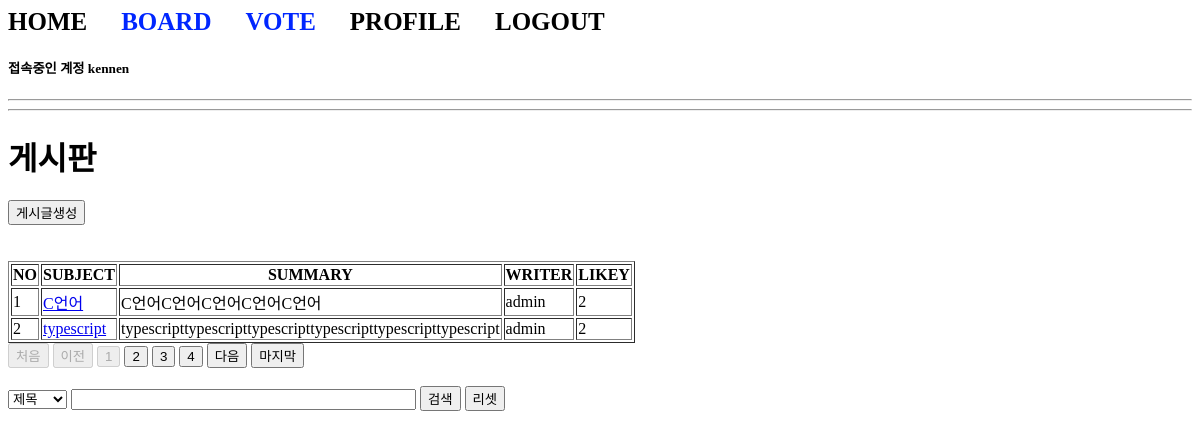
The page /board/index/ (signed in) on the database its author committed.
### acc/models.py (models this page shows, shortened)
class User(AbstractUser):
    pic = models.ImageField(upload_to="user/%y")
    comment = models.TextField()
    point = models.IntegerField(default=0)

### board/models.py (models this page shows, shortened)
class Board(models.Model):
    subject = models.CharField(max_length=100)
    writer = models.ForeignKey(User, on_delete=models.CASCADE, related_name="writer")
    content = models.TextField()
    pubdate = models.DateTimeField()
    likey = models.ManyToManyField(User, blank=True, related_name="likey")

### board/views.py (the view)
# urls.py: path('index/', views.index, name="index"),
def index(request):
    pg = request.GET.get("page",1)
    cate = request.GET.get("cate","")
    kw = request.GET.get("kw","")
    if kw:
        if cate == "sub":
            b = Board.objects.filter(subject__startswith=kw)
        elif cate == "wri":
            try:
                from acc.models import User
                u = User.objects.get(username=kw)
                b = Board.objects.filter(writer=u)
            except:
                b = Board.objects.none()
        elif cate == "con":
            b = Board.objects.filter(content__contains=kw)
    else:
        b = Board.objects.all()
    pag = Paginator(b,2)
    obj = pag.get_page(pg)
    context = {
        "bset" : obj,
        "cate" : cate,
        "kw" : kw
    }
    return render(request, "board/index.html", context)

### templates/board/index.html (shortened to what this page needs)
{% extends 'base.html' %}
{% block con %}
    {% load mathfilters %}
    <h1>게시판</h1>
    <div>
        <a href="{% url 'board:create' %}"><button>게시글생성</button></a>
    </div>
    <table border="1">
        <tr>
            <th>NO</th>
            <th>SUBJECT</th>
            <th>SUMMARY</th>
            <th>WRITER</th>
            <th>LIKEY</th>
        </tr>
        {% for i in bset %}
            <tr>
                <td>{{ bset.start_index|add:forloop.counter0 }}</td>
                <td><a href="{% url 'board:detail' i.id %}">{{ i.subject }}</td></a>
                <td>{{ i.content|truncatewords:5 }}</td>
                <td>{{ i.writer }}</td>
                <td>{{ i.likey.count }}</td>
            </tr>
        {% endfor %}
    </table>
    {% if bset.has_previous %}
        <a href="{% url 'board:index' %}?page=1&kw={{kw}}&cate={{cate}}"><button>처음</button></a>
        <a href="{% url 'board:index' %}?page={{ bset.previous_page_number}}&kw={{kw}}&cate={{cate}}"><button>이전</button></a>
    {% else %}
        <button disabled>처음</button></a>
        <button disabled>이전</button></a>
    {% endif %}
    {% for i in bset.paginator.page_range %}
        {% if i >= bset.number|sub:5 and bset.number|add:4 >= i %}
            <a href="{% url 'board:index' %}?page={{i}}&kw={{kw}}&cate={{cate}}"><button {% if i == bset.number %} disabled {% endif %}>{{ i }}</button></a>
        {% endif %}
    {% endfor %}
    {% if bset.has_next %}
        <a href="{% url 'board:index' %}?page={{ bset.next_page_number}}&kw={{kw}}&cate={{cate}}"><button>다음</button></a>
        <a href="{% url 'board:index' %}?page={{ bset.paginator.num_pages}}&kw={{kw}}&cate={{cate}}"><button>마지막</button></a>
    {% else %}
        <button disabled>다음</button></a>
        <button disabled>마지막</button></a>
    {% endif %}
    <form>
        <select name="cate">
            <option value="sub" {% if cate == "sub" %} selected {% endif %}>제목</option>
        </select>
        <input type="text" name="kw" value="{{kw}}" size="40">
        <button>검색</button>
        <a href="{% url 'board:index' %}"><button type="button">리셋</button></a>
    </form>
{% endblock %}

### templates/base.html (shortened to what this page needs)
{% if user.is_authenticated %}
    <a href="{% url 'acc:index' %}" class="menu">HOME</a>
    <a href="{% url 'board:index' %}" class="app">BOARD</a>
    <a href="{% url 'vote:index' %}" class="app">VOTE</a>
    <a href="{% url 'acc:profile' %}" class="menu">PROFILE</a>
    <a href="{% url 'acc:logout' %}" class="menu">LOGOUT</a>
{% else %}
    <a href="{% url 'acc:index' %}" class="menu">HOME</a>
    <a href="{% url 'acc:login' %}" class="menu">LOGIN</a>
    <a href="{% url 'acc:signup' %}" class="menu">SIGNUP</a>
{% endif %}
<h5>접속중인 계정 <b>{{ user }}</b></h5>
<hr>
<hr>
{% if user.is_authenticated %}
    {% block con %}{% endblock %}
{% else %}
    {% block noauth %}
        <h1>로그인이 필요한 페이지 입니다.</h1>
        <a href="{% url 'acc:login' %}"> <button>LOGIN</button></a>
        <a href="{% url 'acc:signup' %}"> <button>SIGNUP</button></a>
    {% endblock %}
{% endif %}

### templates/base.html (style rules this page uses)
.menu { text-decoration: none; font-size: 25px; color : black; font-weight: bold; margin-right: 30px; }
.app { text-decoration: none; font-size: 25px; color : rgb(0, 38, 255); font-weight: bold; margin-right: 30px; }

### rows shown on the page
User: username "kennen"
Board: start_index|add "1", subject "C언어", content "C언어C언어C언어C언어C언어", writer "admin", likey.count "2"
Board: start_index|add "2", subject "typescript", content "typescripttypescripttypescripttypescripttypescripttypescript", writer "admin", likey.count "2"

### other values the page prints
{{ i }} "1" "2" "3" "4"
